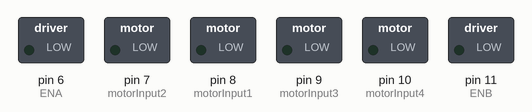
This sketch was run on a simulated Arduino Uno, built with avr-gcc and run on an emulated ATmega328P. Parts: switched loads named in the sketch (green lamp = pin HIGH).

Above: at 0.1 s.
At 0.6 s:
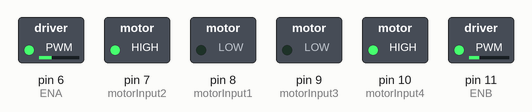
Timing chart, 0 to 2.1 s (numbered marks = the images above):
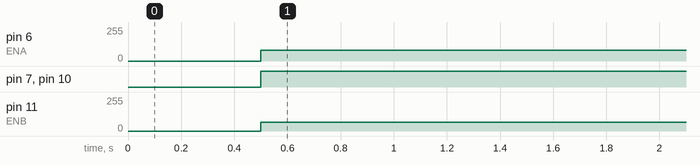

Measured:
- by itself, pin 6 (ENA): 0/255 → 80/255 at 0.50 s
- by itself, pin 7 (motorInput2), pin 10 (motorInput4): LOW → HIGH at 0.50 s
- by itself, pin 11 (ENB): 0/255 → 64/255 at 0.50 s

The sketch:

Test2.ino
```cpp
// IR Sensors
int sensor1 = 2;      // Left most sensor
int sensor2 = 3;
int sensor3 = 4;
int sensor4 = 5;
int sensor5 = 13;// Right most sensor


int S1;
int S2;
int S3;
int S4;
int S5;

// Motor Variables
int ENA = 6;
int motorInput1 = 8;
int motorInput2 = 7;
int motorInput3 = 9;
int motorInput4 = 10;
int ENB = 11;

//Initial Speed of Motor
unsigned int initial_motor_speed = 80;

// PID Constants
float Kp = 15;
float Ki = 0;
float Kd = 5;

float error = 0;

float P = 0, I = 0, D = 0, PID_value = 0;
float previous_error = 0, previous_I = 0;

int flag1 = 0;

void setup()
{
  pinMode(sensor1, INPUT);
  pinMode(sensor2, INPUT);
  pinMode(sensor3, INPUT);
  pinMode(sensor4, INPUT);
  pinMode(sensor5, INPUT);

  pinMode(motorInput1, OUTPUT);
  pinMode(motorInput2, OUTPUT);
  pinMode(motorInput3, OUTPUT);
  pinMode(motorInput4, OUTPUT);

  pinMode(ENA, OUTPUT);
  pinMode(ENB, OUTPUT);

  Serial.begin(9600);                     //setting serial monitor at a default baund rate of 9600
  delay(500);
}
void loop()
{
  analogWrite(ENA, initial_motor_speed );
  analogWrite(ENB, 0.8 * initial_motor_speed);
  forward();
}


//********************************    LIGNE NOIR    ************************************************


void ligne_noir() {
  read_sensor_values_ligne_noir();
  if (error == 100) {

    while ( error != 0) {
      read_sensor_values_ligne_noir();
      analogWrite(ENA, initial_motor_speed );
      analogWrite(ENB, 0.8 * initial_motor_speed);
      sharpLeftTurn();
    }
  }

  else if (error == 101) {
    while (error != 0) {
      read_sensor_values_ligne_noir();
      if (error == 100 || error == 103) break;
      analogWrite(ENA, initial_motor_speed );
      analogWrite(ENB, 0.8 * initial_motor_speed);
      sharpRightTurn();
    }
  }

  else if (error == 102) {
    flag1 ++;

    while (error == 102) {
      read_sensor_values_ligne_noir();
      analogWrite(ENA, initial_motor_speed );
      analogWrite(ENB, 0.8 * initial_motor_speed);
      forward();
      delay(200);
    }
  }

  else if (error == 103) {
    while (error != 0) {
      read_sensor_values_ligne_noir();
      analogWrite(ENA, initial_motor_speed );
      analogWrite(ENB, 0.8 * initial_motor_speed);
      sharpLeftTurn();
    }
  }

  else {
    calculate_pid();
    motor_control();
  }
}


void read_sensor_values_ligne_noir()
{
  S1 = !digitalRead(sensor1);
  S2 = !digitalRead(sensor2);
  S3 = !digitalRead(sensor5);
  S4 = !digitalRead(sensor3);
  S5 = !digitalRead(sensor4);


  if ((S1 == 1) && (S2 == 0) && (S3 == 0) && (S4 == 0) && (S5 == 0)) error = 4;
  else if ((S1 == 1) && (S2 == 1) && (S3 == 0) && (S4 == 0) && (S5 == 0)) error = 3;
  else if ((S1 == 0) && (S2 == 1) && (S3 == 0) && (S4 == 0) && (S5 == 0)) error = 2;
  else if ((S1 == 0) && (S2 == 1) && (S3 == 1) && (S4 == 0) && (S5 == 0)) error = 1;
  else if ((S1 == 0) && (S2 == 1) && (S3 == 1) && (S4 == 1) && (S5 == 0)) error = 0;
  else if ((S1 == 0) && (S2 == 0) && (S3 == 1) && (S4 == 1) && (S5 == 0)) error = -1;
  else if ((S1 == 0) && (S2 == 0) && (S3 == 0) && (S4 == 1) && (S5 == 0)) error = -2;
  else if ((S1 == 0) && (S2 == 0) && (S3 == 0) && (S4 == 1) && (S5 == 1)) error = -3;
  else if ((S1 == 0) && (S2 == 0) && (S3 == 0) && (S4 == 0) && (S5 == 1)) error = -4;

  else if ((S1 == 1) && (S2 == 1) && (S3 == 1) && (S4 == 1) && (S5 == 0)) error = 100;
  else if ((S1 == 0) && (S2 == 1) && (S3 == 1) && (S4 == 1) && (S5 == 1)) error = 101;
  else if ((S1 == 0) && (S2 == 0) && (S3 == 0) && (S4 == 0) && (S5 == 0)) error = 102;
  else if ((S1 == 1) && (S2 == 1) && (S3 == 1) && (S4 == 1) && (S5 == 1)) error = 103;

  else error = 0;


}

//*************************  FIN LIGNE NOIR *********************************


///////////////////////////////////////////////////////////////////////////////


//************************   LIGNE BLANCHE ***********************************

void ligne_blanche() {
  read_sensor_values_ligne_blanche();
  if (error == 100) {
    while (error != 0) {
      read_sensor_values_ligne_blanche();
      analogWrite(ENA, initial_motor_speed );
      analogWrite(ENB, 0.8 * initial_motor_speed);
      sharpLeftTurn();
    }
  }

  else if (error == 101) {
    while (error != 0) {
      read_sensor_values_ligne_blanche();
      if (error == 100 || error == 103) break;
      analogWrite(ENA, initial_motor_speed );
      analogWrite(ENB, 0.8 * initial_motor_speed);
      sharpRightTurn();
    }
  }

  else if (error == 102) {
    flag1 ++;
    while (error == 102) {
      read_sensor_values_ligne_blanche();
      analogWrite(ENA, initial_motor_speed );
      analogWrite(ENB, 0.8 * initial_motor_speed);
      forward();
      delay(200);
    }
  }

  else if (error == 103) {
    while (error != 0) {
      read_sensor_values_ligne_blanche();
      analogWrite(ENA, initial_motor_speed );
      analogWrite(ENB, 0.8 * initial_motor_speed);
      sharpLeftTurn();
    }
  }

  else {
    calculate_pid();
    motor_control();
  }

}

void read_sensor_values_ligne_blanche() {
  S1 = digitalRead(sensor1);
  S2 = digitalRead(sensor2);
  S3 = digitalRead(sensor5);
  S4 = digitalRead(sensor3);
  S5 = digitalRead(sensor4);

  if ((S1 == 1) && (S2 == 0) && (S3 == 0) && (S4 == 0) && (S5 == 0)) error = 4;
  else if ((S1 == 1) && (S2 == 1) && (S3 == 0) && (S4 == 0) && (S5 == 0)) error = 3;
  else if ((S1 == 0) && (S2 == 1) && (S3 == 0) && (S4 == 0) && (S5 == 0)) error = 2;
  else if ((S1 == 0) && (S2 == 1) && (S3 == 1) && (S4 == 0) && (S5 == 0)) error = 1;
  else if ((S1 == 0) && (S2 == 1) && (S3 == 1) && (S4 == 1) && (S5 == 0)) error = 0;
  else if ((S1 == 0) && (S2 == 0) && (S3 == 1) && (S4 == 1) && (S5 == 0)) error = -1;
  else if ((S1 == 0) && (S2 == 0) && (S3 == 0) && (S4 == 1) && (S5 == 0)) error = -2;
  else if ((S1 == 0) && (S2 == 0) && (S3 == 0) && (S4 == 1) && (S5 == 1)) error = -3;
  else if ((S1 == 0) && (S2 == 0) && (S3 == 0) && (S4 == 0) && (S5 == 1)) error = -4;

  else if ((S1 == 1) && (S2 == 1) && (S3 == 1) && (S4 == 1) && (S5 == 0)) error = 100;
  else if ((S1 == 0) && (S2 == 1) && (S3 == 1) && (S4 == 1) && (S5 == 1)) error = 101;
  else if ((S1 == 0) && (S2 == 0) && (S3 == 0) && (S4 == 0) && (S5 == 0)) error = 102;
  else if ((S1 == 1) && (S2 == 1) && (S3 == 1) && (S4 == 1) && (S5 == 1)) error = 103;
  else error = 0;

}

//********************************    FIN LIGNE BLANCHE   ********************************


void calculate_pid()
{
  P = error;
  I = I + previous_error;
  D = error - previous_error;

  PID_value = (Kp * P) + (Ki * I) + (Kd * D);

  previous_error = error;
}

void motor_control()
{
  int left_motor_speed = initial_motor_speed - PID_value;
  int right_motor_speed = 0.8 * initial_motor_speed + PID_value;

  left_motor_speed = constrain(left_motor_speed, 0, 255);
  right_motor_speed = constrain(right_motor_speed, 0, 255);

  analogWrite(ENA, left_motor_speed);
  analogWrite(ENB, right_motor_speed);

  forward();
}

void forward()
{
  digitalWrite(motorInput1, LOW);
  digitalWrite(motorInput2, HIGH);
  digitalWrite(motorInput3, LOW);
  digitalWrite(motorInput4, HIGH);
}
void reverse()
{
  digitalWrite(motorInput1, HIGH);
  digitalWrite(motorInput2, LOW);
  digitalWrite(motorInput3, HIGH);
  digitalWrite(motorInput4, LOW);
}
void right()
{
  digitalWrite(motorInput1, LOW);
  digitalWrite(motorInput2, HIGH);
  digitalWrite(motorInput3, LOW);
  digitalWrite(motorInput4, LOW);
}
void left()
{
  digitalWrite(motorInput1, LOW);
  digitalWrite(motorInput2, LOW);
  digitalWrite(motorInput3, LOW);
  digitalWrite(motorInput4, HIGH);
}
void sharpRightTurn() {
  digitalWrite(motorInput1, LOW);
  digitalWrite(motorInput2, HIGH);
  digitalWrite(motorInput3, HIGH);
  digitalWrite(motorInput4, LOW);
}
void sharpLeftTurn() {
  digitalWrite(motorInput1, HIGH);
  digitalWrite(motorInput2, LOW);
  digitalWrite(motorInput3, LOW);
  digitalWrite(motorInput4, HIGH);
}
void stop_bot()
{
  digitalWrite(motorInput1, LOW);
  digitalWrite(motorInput2, LOW);
  digitalWrite(motorInput3, LOW);
  digitalWrite(motorInput4, LOW);
}
```
